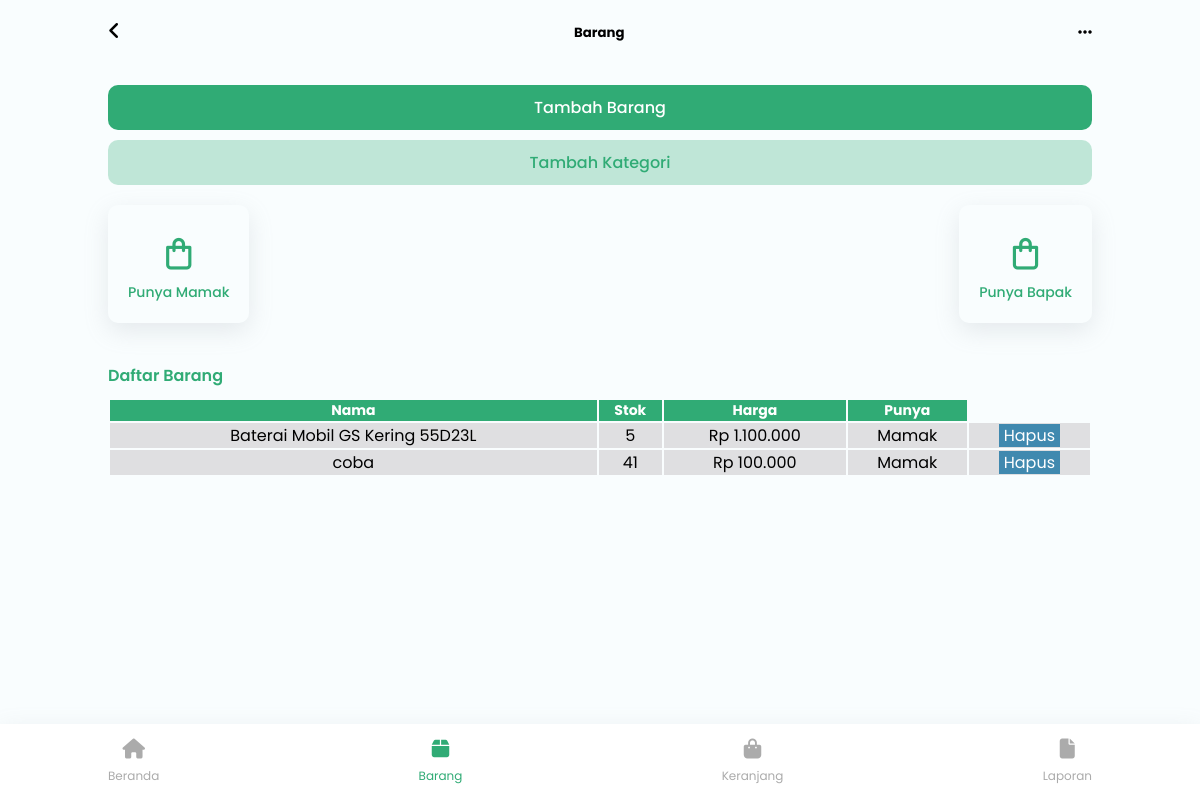
/barang/tambah-barang.php, run on the app's committed database.
### tables this page shows
CREATE TABLE `barang` (
  `id` int(11) NOT NULL,
  `nama_barang` varchar(255) NOT NULL,
  `stok` int(11) NOT NULL,
  `punya` varchar(255) NOT NULL,
  `harga_modal` int(11) NOT NULL,
  `harga_jual` int(11) NOT NULL,
  `harga_korting` int(11) NOT NULL,
  `foto` varchar(255) NOT NULL,
  `lokasi` varchar(255) NOT NULL,
  `id_rak` int(11) NOT NULL,
  `id_kategori` int(11) NOT NULL
);

### barang/tambah-barang.php (the view, shortened to what this page needs)
<!DOCTYPE html>
<html lang="en">
<head>
    <link rel="stylesheet" href="https://unicons.iconscout.com/release/v4.0.0/css/line.css">
    <link rel="stylesheet" href="inc/style.css">
</head>
<body>
    <?php
    include "inc/config.php";
    if (isset($_GET['tipe'])) {
        if ($_GET['tipe'] == 'tambah') {
    ?>
            <header>
                <div class="hamburger">
                    <i class="fa-solid fa-angle-left" onclick="history.back();"></i>
                </div>
                <h4>Tambah Barang</h4>
                <div class="profile-picture">
                    <i class="fa-solid fa-ellipsis"></i>
                </div>
            </header>
            <section class="form-tambah-barang">
                <form action="barang/proses-tambah.php" method="POST" enctype="multipart/form-data">
                    <label for="">Nama Barang</label>
                    <input type="text" name="nama" id="">
                    <label for="">Stok</label>
                    <input type="text" name="stok" id="">
                    <label for="">Harga Modal</label>
                    <input type="text" name="modal" id="">
                    <label for="">Harga Jual</label>
                    <input type="text" name="jual" id="">
                    <label for="">Harga korting</label>
                    <input type="text" name="korting" id="">
                    <label for="">Punya</label>
                    <select name="punya" id="">
                        <option value="Mamak">Mamak</option>
                        <option value="Bapak">Bapak</option>
                    </select>
                    <label for="">Letak</label>
                    <select name="rak">
                        <?php
                        $sqlRak = mysqli_query($konek, "SELECT * FROM gudang ORDER BY nama_rak ASC");
                        while ($k = mysqli_fetch_array($sqlRak)) {
                        ?>
                            <option value="<?= $k["id"] ?>"><?= $k["nama_rak"] ?></option>
                        <?php
                        }
                        ?>
                    </select>
                    <label for="">Kategori</label>
                    <select name="kategori">
                        <?php
                        $sqlKategori = mysqli_query($konek, "SELECT * FROM kategori ORDER BY nama_kategori ASC");
                        while ($k = mysqli_fetch_array($sqlKategori)) {
                        ?>
                            <option value="<?= $k["id"] ?>"><?= $k["nama_kategori"] ?></option>
                        <?php
                        }
                        ?>
                    </select>
                    <label for="">Foto Barang</label>
                    <input type="file" name="image" id="">
                    <input type="submit" name="submit" value="Kirim">
                </form>
            </section>
        <?php
        } elseif ($_GET['tipe'] == 'edit') {
        }
    } else {
        ?>
        <header>
            <div class="hamburger">
                <i class="fa-solid fa-angle-left" onclick="history.back();"></i>
            </div>
            <h5>Barang</h5>
            <div class="profile-picture">
                <i class="fa-solid fa-ellipsis"></i>
            </div>
        </header>
        <section class="barang">
            <div class="btn-barang">
                <a href="./?m=barang&tipe=tambah" class="tambah-barang">Tambah Barang</a>
                <a href="./?m=tambah-kategori" class="tambah-barang">Tambah Kategori</a>
            </div>
            <div class="punya-barang">
                <a class="mamak" href="#">
                    <i class="uil uil-shopping-bag shop"></i>
                    <p>Punya Mamak</p>
                </a>
                <a class="bapak" href="#">
                    <i class="uil uil-shopping-bag shop"></i>
                    <p>Punya Bapak</p>
                </a>
            </div>
        </section>
        <section class="product-table">
            <h4>Daftar Barang</h4>
            <table>
                <thead>
                    <tr>
                        <th>Nama</th>
                        <th>Stok</th>
                        <th>Harga</th>
                        <th>Punya</th>
                    </tr>
                </thead>
                <tbody>
                    <?php
                    $sqlBarang = mysqli_query($konek, "SELECT * FROM barang ORDER BY id DESC");
                    while ($k = mysqli_fetch_array($sqlBarang)) {
                    ?>
                        <tr>
                            <td><?= $k["nama_barang"] ?></td>
                            <td><?= $k["stok"] ?></td>
                            <td>Rp <?= number_format($k["harga_jual"], 0, ",", ".") ?></td>
                            <td><?= $k["punya"] ?></td>
                            <td><a href="?m=barang&tipe=edit&id=$k[id]' class='btn btn-primary'>Edit</a></td>
                        <a onclick='confirm(\" Anda yakin akan menghapus?\")' href='kategori/proses_hapus.php?id=$k[id]' class='btn btn-danger'>Hapus</a>
                        </tr>
                    <?php
                    }
                    ?>
                </tbody>
            </table>
        </section>
        <section class="menu">
            <a href="./" class="menu-list">
                <i class="fa-solid fa-house"></i>
                <span>Beranda</span>
            </a>
            <a href="#" class="menu-list">
                <i class="fa-solid fa-box"></i>
                <span>Barang</span>
            </a>
            <a href="#" class="menu-list">
                <i class="fa-solid fa-bag-shopping"></i>
                <span>Keranjang</span>
            </a>
            <a href="#" class="menu-list">
                <i class="fa-solid fa-file"></i>
                <span>Laporan</span>
            </a>
        </section>
    <?php
    }
    ?>
</body>
</html>

### inc/style.css (style rules this page uses)
:root { --primary-color: #30AB75; --secondary-color: #f2f2f2; --icon-color: #ababab; --font-color: #1B1B1B; --padding-section: 20px 9%; --padding-header: 0 9%; --box-shadow: rgba(149, 157, 165, 0.2) 0px 8px 24px; }
* { margin: 0; padding: 0; text-decoration: none; outline: none; box-sizing: border-box; font-family: Poppins, sans-serif; }
body { background-color: #F9FDFE; }
header { padding: var(--padding-section); display: flex; justify-content: space-between; align-items: center; }
.hamburger i { font-size: 20px; }
a { text-decoration: none !important; }
.menu { display: flex; padding: var(--padding-header); justify-content: space-between; align-items: center; box-shadow: var(--box-shadow); position: fixed; bottom: 0; left: 0; right: 0; background-color: white; }
.menu-list { display: flex; flex-direction: column; align-items: center; padding: 15px 0; color: var(--icon-color); }
.menu .menu-list:nth-child(1) { color: var(--primary-color); }
.menu-list i { font-size: 20px; margin-bottom: 8px; }
.menu-list span { font-size: 12px; }
.barang { padding: var(--padding-section); }
.punya-barang { display: flex; justify-content: space-between; margin-top: 20px; }
.punya-barang a { text-align: center; box-shadow: var(--box-shadow); padding: 20px; border-radius: 10px; font-size: 14px; font-weight: 500; color: var(--primary-color); }
.btn-barang a { font-weight: 500; text-align: center; display: block; padding: 10px; border-radius: 10px; }
.btn-barang a:nth-child(1) { color: white; background-color: var(--primary-color); margin-bottom: 10px; }
.btn-barang a:nth-child(2) { background-color: #30ab764a; color: var(--primary-color); }
.punya-barang a i { font-size: 38px; }
.product-table { padding: var(--padding-section); margin-bottom: 100px; }
.product-table h4 { font-weight: 600; color: var(--primary-color); margin-bottom: 10px; }
.product-table th { font-size: 14px; }
.product-table table { width: 100%; text-align: center; }
.product-table table tbody { padding: 5px; }
.product-table table tbody tr td a { color: white; padding: 0 5px; }
.product-table table tbody tr td a:nth-child(1) { background-color: #4089AF; }
.product-table table thead { background-color: #30AB75; color: white; width: 1000px; }
.product-table table tbody { background-color: #dfdfe1; width: 100px; }

### barang/tambah-barang.php (style rules this page uses)
.menu .menu-list:nth-child(2) { color: var(--primary-color); }
.menu .menu-list:nth-child(1) { color: var(--icon-color); }

### data on the page
barang: nama_barang "Baterai Mobil GS Kering 55D23L", stok "5", harga_jual "1.100.000", punya "Mamak"
barang: nama_barang "coba", stok "41", harga_jual "100.000", punya "Mamak"
